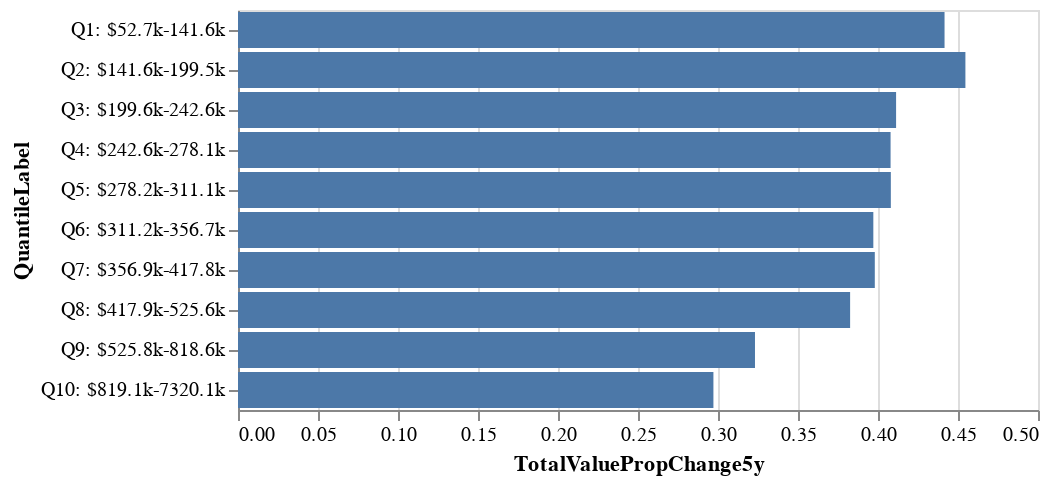

Notebook code for this chart:
### Markdown cell above
Does this pattern hold for longer intervals? The distribution of five-year proportion change is somewhat different:

### Code cell
alt.Chart(assessments).mark_bar().encode(
    x=alt.Y("TotalValuePropChange5y:Q"),
    y=alt.X("QuantileLabel:N", sort=alt.SortField("TotalValueQuintile")),
)

### Figure 1 — Vega-Lite specification as saved in the notebook (floating-point values rounded to 4 significant figures)
{"config": {"view": {"continuousWidth": 400, "continuousHeight": 300}}, "data": {"name": "data-310c340697d0af21c4ca7c099c08d31c"}, "mark": "bar", "encoding": {"x": {"field": "TotalValuePropChange5y", "type": "quantitative"}, "y": {"field": "QuantileLabel", "sort": {"field": "TotalValueQuintile"}, "type": "nominal"}}, "$schema": "https://vega.github.io/schema/vega-lite/v4.17.0.json", "datasets": {"data-310c340697d0af21c4ca7c099c08d31c": [{"TotalValueQuintile": 1, "TotalValuePropChange1y": 0.2456, "TotalValuePropChange5y": 0.4416, "TotalValuePropChange10y": 0.4722, "MinValue": 52700, "MaxValue": 141600, "QuantileLabel": "Q1: $52.7k-141.6k"}, {"TotalValueQuintile": 2, "TotalValuePropChange1y": 0.1264, "TotalValuePropChange5y": 0.4546, "TotalValuePropChange10y": 0.5109, "MinValue": 141600, "MaxValue": 199500, "QuantileLabel": "Q2: $141.6k-199.5k"}, {"TotalValueQuintile": 3, "TotalValuePropChange1y": 0.1329, "TotalValuePropChange5y": 0.4113, "TotalValuePropChange10y": 0.4919, "MinValue": 199600, "MaxValue": 242600, "QuantileLabel": "Q3: $199.6k-242.6k"}, {"TotalValueQuintile": 4, "TotalValuePropChange1y": 0.1345, "TotalValuePropChange5y": 0.4079, "TotalValuePropChange10y": 0.4866, "MinValue": 242600, "MaxValue": 278100, "QuantileLabel": "Q4: $242.6k-278.1k"}, {"TotalValueQuintile": 5, "TotalValuePropChange1y": 0.1381, "TotalValuePropChange5y": 0.408, "TotalValuePropChange10y": 0.5091, "MinValue": 278200, "MaxValue": 311100, "QuantileLabel": "Q5: $278.2k-311.1k"}, {"TotalValueQuintile": 6, "TotalValuePropChange1y": 0.1236, "TotalValuePropChange5y": 0.3971, "TotalValuePropChange10y": 0.4965, "MinValue": 311200, "MaxValue": 356700, "QuantileLabel": "Q6: $311.2k-356.7k"}, {"TotalValueQuintile": 7, "TotalValuePropChange1y": 0.1196, "TotalValuePropChange5y": 0.398, "TotalValuePropChange10y": 0.5048, "MinValue": 356900, "MaxValue": 417800, "QuantileLabel": "Q7: $356.9k-417.8k"}, {"TotalValueQuintile": 8, "TotalValuePropChange1y": 0.1016, "TotalValuePropChange5y": 0.3826, "TotalValuePropChange10y": 0.4926, "MinValue": 417900, "MaxValue": 525600, "QuantileLabel": "Q8: $417.9k-525.6k"}, {"TotalValueQuintile": 9, "TotalValuePropChange1y": 0.08901, "TotalValuePropChange5y": 0.3231, "TotalValuePropChange10y": 0.4736, "MinValue": 525800, "MaxValue": 818600, "QuantileLabel": "Q9: $525.8k-818.6k"}, {"TotalValueQuintile": 10, "TotalValuePropChange1y": 0.0624, "TotalValuePropChange5y": 0.2971, "TotalValuePropChange10y": 0.522, "MinValue": 819100, "MaxValue": 7320100, "QuantileLabel": "Q10: $819.1k-7320.1k"}]}}
